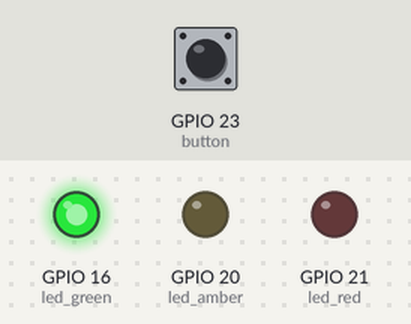
The program below on a simulated Raspberry Pi (BCM pin numbers). Shown: output pins drawn as LEDs (lit = HIGH). Inputs (shaded band) come from the test bench; at power-on: GPIO 23 (button) HIGH.

Above: at 2.5 s.
At 5.5 s:
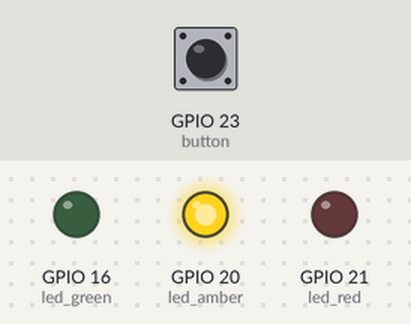
At 9.2 s:
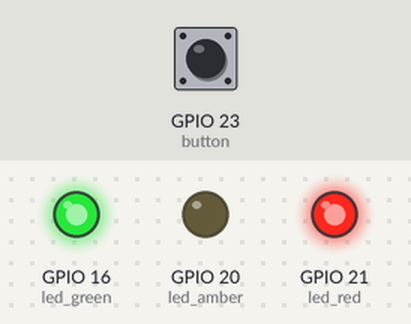
At 12.2 s:
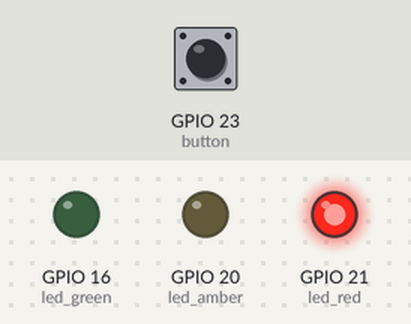
At 13.5 s:
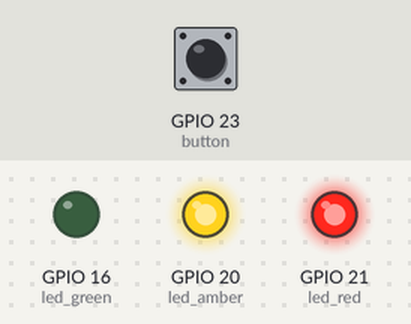
Timing chart, 0 to 18.2 s (numbered marks = the images above):
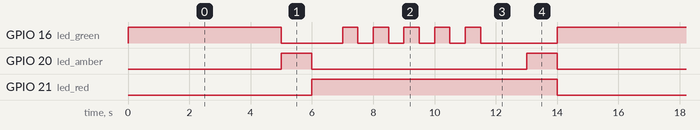

The program:

2_trafficlight.py
```python
from gpiozero import LED, Button
from time import sleep

led_red = LED(21)
led_amber = LED(20)
led_green = LED(16)
button = Button(23)

while True:
	#Cars on Green
	led_green.on()
	sleep(5)

	#cars stop
	led_green.off()
	led_amber.on()
	sleep(1)
	led_amber.off()
	led_red.on()
	sleep(1)

	#pedestrians go
	led_green.blink(on_time = 0.5, off_time = 0.5)
	sleep(5)

	#Cars start again
	led_green.off()
	sleep(1)

	led_amber.on()
	sleep(1)
	led_red.off()
	led_amber.off()
```

Measured:
- by itself, GPIO 16 (led_green): repeats every 14.0 s: LOW 2.0 s, 4 × (HIGH 0.50 s, LOW 0.50 s), HIGH 0.50 s, LOW 2.5 s, HIGH 5.0 s
- by itself, GPIO 20 (led_amber): repeats every 14.0 s: LOW 7.0 s, HIGH 1.0 s, LOW 5.0 s, HIGH 1.0 s
- by itself, GPIO 21 (led_red): alternates HIGH for 8.0 s and LOW for 6.0 s
